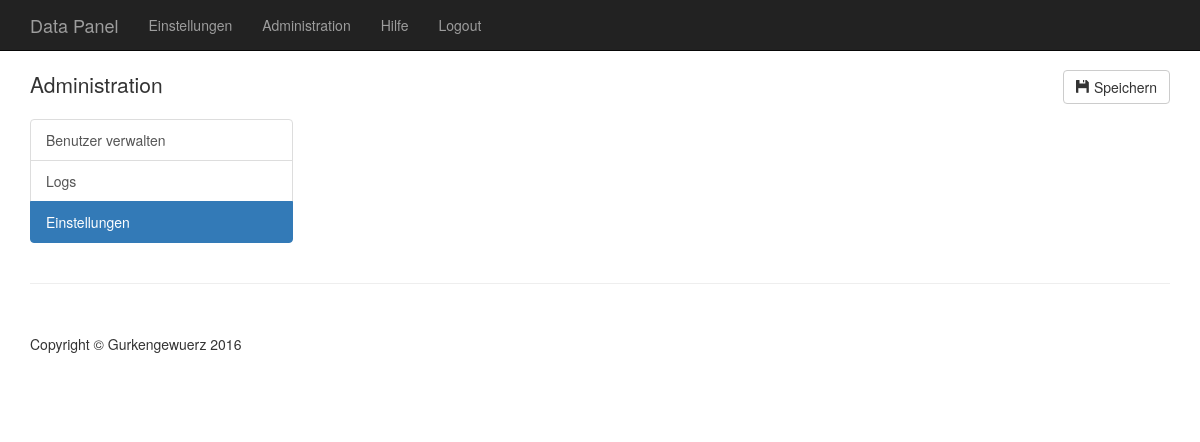
The page /frontend/index.php?page=admin&up=settings (signed in) on the database as committed earlier.
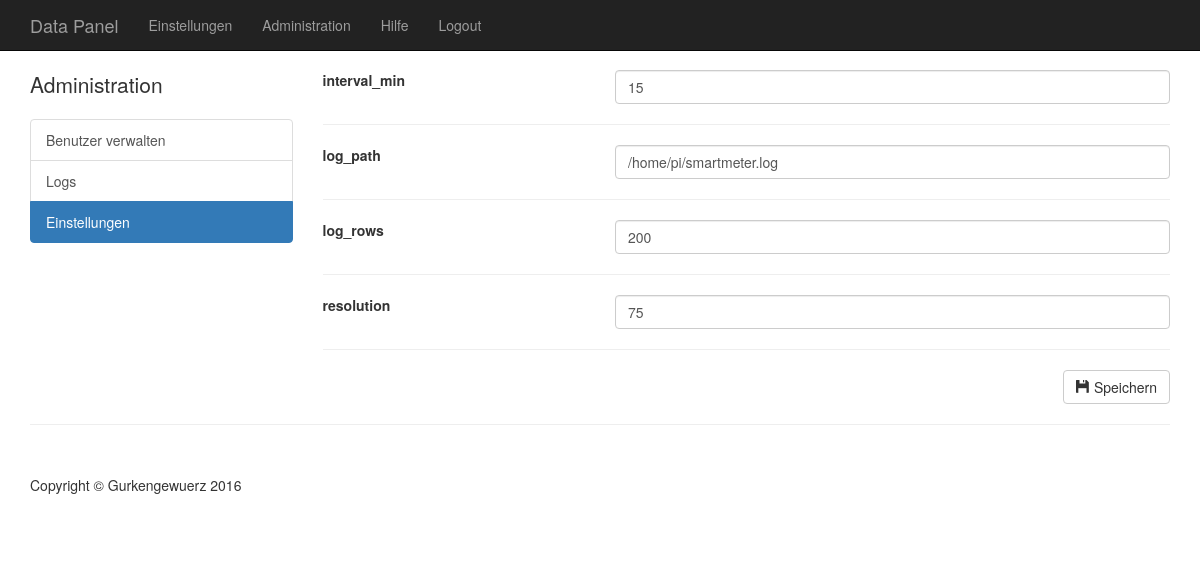
The same page on the database as committed later.
### tables this page shows
CREATE TABLE `settings` (
  `settingname` varchar(255) NOT NULL,
  `value` varchar(255) NOT NULL
);

### frontend/checkLogin.php (called while the page is built, shortened)
<?php
$username = $_SESSION['username'];
if ($_SESSION['rank'] === "admin") {
    $IsAdmin = true;
}

### frontend/lib/class.mysql.example.php (called while the page is built, shortened)
<?php
class MySQL {
    public $MySQLiObj;
    public function __construct() {
        $config = array("DB" => array("host" => "127.0.0.1", "user" => "username", "pass" => "examplepassword", "db" => "smartmeter", "port" => 3306));
        $this->MySQLiObj = new \mysqli($config["DB"]["host"], $config["DB"]["user"], $config["DB"]["pass"], $config["DB"]["db"], $config["DB"]["port"]);
    }
    public function query($sqlQuery, $resultset = false) {
        $result = $this->MySQLiObj->query($sqlQuery);
        $return = $this->makeArrayResult($result);
        return $return;
    }
    private function makeArrayResult($ResultObj) {
        if ($ResultObj === false) {
            return false;
        } else if ($ResultObj === true) {
            return true;
        } else if ($ResultObj->num_rows == 0) {
            return array();
        } else {
            $array = array();
            while ($line = $ResultObj->fetch_array(MYSQLI_ASSOC)) {
                array_push($array, $line);
            }
            return $array;
        }
    }
}

### frontend/server/pages/admin.php (the view, shortened to what this page needs)
<?php
$up = $_GET["up"];
?>
<div class="row">
    <div class="col-md-3">
        <p class="lead">Administration</p>
        <div class="list-group">
            <a href="index.php?page=admin&up=users" class="list-group-item<?php
            if ($up === "users") {
                echo " active";
            }
            ?>">Benutzer verwalten</a>
            <a href="index.php?page=admin&up=log" class="list-group-item<?php
            if ($up === "log") {
                echo " active";
            }
            ?>">Logs</a>
            <a href="index.php?page=admin&up=settings" class="list-group-item<?php
            if ($up === "settings") {
                echo " active";
            }
            ?>">Einstellungen</a>
        </div>
    </div>
    <div class="col-md-9">
        <?php
        switch ($up) {
                ?>
                <?php
            case "settings":
                ?>
                <div class="row">
                    <div class="col-sm-12">
                        <?php
                        $reqp = $DB->query("SELECT * FROM settings");
                        foreach ($reqp as $ent) {
                            ?>
                            <div class="row">
                                <div class="col-sm-4">
                                    <label for="label_set" class="control-label"><?php echo $ent["settingname"]; ?></label>
                                </div>
                                <div class="col-sm-8">
                                    <input class="form-control settings_value" settingname="<?php echo $ent["settingname"]; ?>" id="label_set" type="text" placeholder="Unknown Object" value="<?php echo $ent["value"]; ?>">
                                </div>
                            </div>
                            <hr>
                            <?php
                        }
                        ?>
                        <div class="pull-right">
                            <button type="button" class="btn btn-default" id="save-settings">
                                <span class="glyphicon glyphicon-floppy-disk" aria-hidden="true"></span> Speichern
                            </button>
                        </div>
                    </div>
                </div>
                <?php
                break;
        }
        ?>
    </div>
</div>

### frontend/index.php (shortened to what this page needs)
<?php
if (!filter_has_var(INPUT_GET, 'page')) {
    $page = "home";
} else {
    $page = filter_input(INPUT_GET, 'page');
}
require_once 'checkLogin.php';
$DB = new MySQL();
?>
<!DOCTYPE html>
<html lang="de">
    <head>
        <link href="css/bootstrap.css" rel="stylesheet">
    </head>
    <body>
        <nav class="navbar navbar-inverse navbar-fixed-top" role="navigation">
            <div class="container">
                <?php
                require_once "server/nav.php";
                ?>
            </div>
        </nav>
        <div class="container">
            <?php
            require_once "server/pages/" . $page . ".php";
            ?>
        </div>
        <div class="container">
            <hr>
            <footer>
                <div class="row">
                    <div class="col-lg-12">
                        <p>Copyright &copy; Gurkengewuerz 2016</p>
                    </div>
                </div>
            </footer>
        </div>
    </body>
</html>

### frontend/server/nav.php (shortened to what this page needs)
<div class="navbar-header">
    <a class="navbar-brand" href="index.php">Data Panel</a>
</div>
<div class="collapse navbar-collapse" id="bs-example-navbar-collapse-1">
    <ul class="nav navbar-nav">
        <?php
        if ($username !== NULL) {
            ?>
            <li>
                <a href="index.php?page=settings">Einstellungen</a>
            </li>
            <?php
            if ($IsAdmin) {
                ?>
                <li>
                    <a href="index.php?page=admin">Administration</a>
                </li>
                <?php
            }
            ?>
            <li>
                <a href="index.php?page=help">Hilfe</a>
            </li>
            <li>
                <a href="#" id="btn-logout">Logout</a>
            </li>
            <?php
        }
        ?>
    </ul>
</div>

Rows that differ between the two databases and show on the page:
added settings: settingname "interval_min", value "15"
added settings: settingname "log_path", value "/home/pi/smartmeter.log"
added settings: settingname "log_rows", value "200"
added settings: settingname "resolution", value "75"
